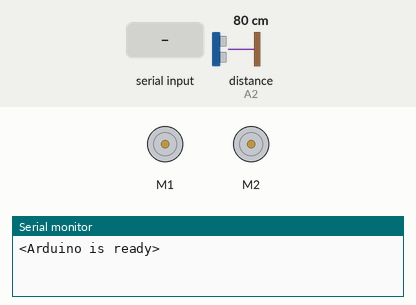
Simulated run of this sketch. Board: Arduino Uno, built with avr-gcc and run on an emulated ATmega328P. Shown: 2 × DC motor (green arrow = forward, orange = backward, longer = faster), the last lines printed to the serial monitor. The inputs (shaded band) are chosen by the test bench; at power-on: distance to the obstacle (sensor on A2) 80 cm. The echo pulse lasts 58.3 µs per cm.

Above: at 1.2 s.
1.3 s: "<5>" received over Serial
At 2.2 s:
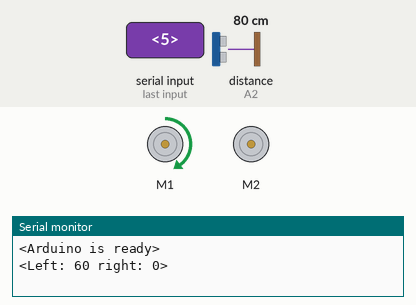
2.8 s: distance to the obstacle (sensor on A2) set to 21 cm
4.3 s: distance to the obstacle (sensor on A2) set to 16 cm
At 5.0 s:
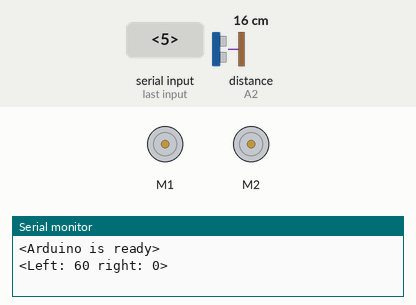
5.8 s: distance to the obstacle (sensor on A2) set to 35 cm
At 6.3 s:
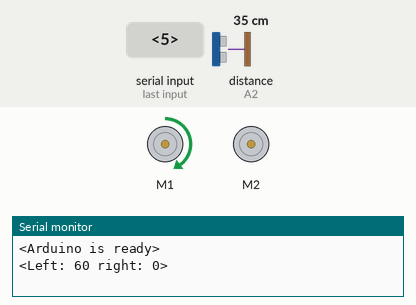
Timing chart, 0 to 8.3 s (numbered marks = the images above; inputs shaded):
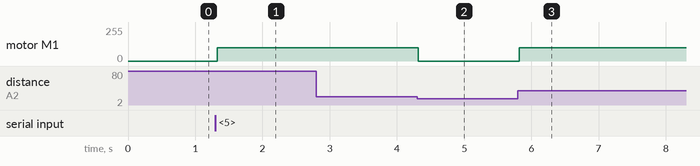

The sketch:

SabertoothNode.ino
```cpp
#include <SoftwareSerial.h>
#include <SabertoothSimplified.h>
#include <NewPing.h>

//----- Serial Config -----//
const byte buffSize = 64;
char inputBuffer[buffSize];
const char startMarker = '<';
const char endMarker = '>';
byte bytesRecvd = 0;
boolean readInProgress = false;
boolean newDataFromPC = false;
char messageFromPC[buffSize] = {0};
//----- End of Serial Config -----//

int leftSpeed;
int rightSpeed;
bool do_ping;
byte distance;

#define TRIGGER_PIN  A1  // Arduino pin tied to trigger pin on the ultrasonic sensor.
#define ECHO_PIN     A2  // Arduino pin tied to echo pin on the ultrasonic sensor.
#define MAX_DISTANCE 21

NewPing sonar(TRIGGER_PIN, ECHO_PIN, MAX_DISTANCE);

SoftwareSerial SWSerial(NOT_A_PIN, 3); // RX on no pin (unused), TX on pin 11 (to S1).
SabertoothSimplified ST(SWSerial); // Use SWSerial as the serial port.

void setup()
{
  Serial.begin(9600);
  delay(10);
  SWSerial.begin(9600);
  delay(10);
  leftSpeed = 0;
  rightSpeed = 0;
  Serial.println("<Arduino is ready>");
  do_ping = true;
}

void loop()
{
  getDataFromPC();
  replyToPC();
  //distance = sonar.ping_cm();
  //Serial.println(distance);
  if (leftSpeed < 6 && rightSpeed < 6) {
    //do_ping = !do_ping;
    if (do_ping == true) {
      distance = sonar.ping_cm();
      //Serial.println(distance);
      if (distance!=0 && distance < 19) {
        //Serial.println("ESTOP");
        ST.motor(1, 0);  //127 is max power
        ST.motor(2, 0);
      } else {
        //Serial.println("moving");
        ST.motor(1, leftSpeed * 10);  //127 is max power
        ST.motor(2, rightSpeed * 10);
      }
    }
  }
}

void getDataFromPC() {
    // receive data from PC and save it into inputBuffer
  if(Serial.available() > 0) {
    char x = Serial.read();
      // the order of these IF clauses is significant
    if (x == endMarker) {
      readInProgress = false;
      newDataFromPC = true;
      inputBuffer[bytesRecvd] = 0;
      parseData();
    }
    if(readInProgress) {
      inputBuffer[bytesRecvd] = x;
      bytesRecvd ++;
      if (bytesRecvd == buffSize) {
        bytesRecvd = buffSize - 1;
      }
    }
    if (x == startMarker) {
      bytesRecvd = 0;
      readInProgress = true;
    }
  }
}

void parseData() {
  char * strtokIndx; // this is used by strtok() as an index
  strtokIndx = strtok(inputBuffer,",");
  leftSpeed = atof(strtokIndx);
  strtokIndx = strtok(NULL, ",");
  rightSpeed = atof(strtokIndx);
}

void replyToPC() {
  if (newDataFromPC) {
    newDataFromPC = false;
    Serial.print("<Left: ");
    Serial.print(leftSpeed * 12);
    Serial.print(" right: ");
    Serial.print(rightSpeed * 10);
    Serial.println(">");
  }
}
```

Measured:
- the behaviour switches between 19 and 18 cm on distance to the obstacle (sensor on A2) (found by bisection; images 1 and 2)
- after the input at 1.3 s, motor M1: stopped → forward 100/255 at once
- after the input at 2.8 s, every drawn part: stays the same
- after the input at 4.3 s, motor M1: forward 100/255 → stopped at once
- after the input at 5.8 s, motor M1: stopped → forward 100/255 at once
